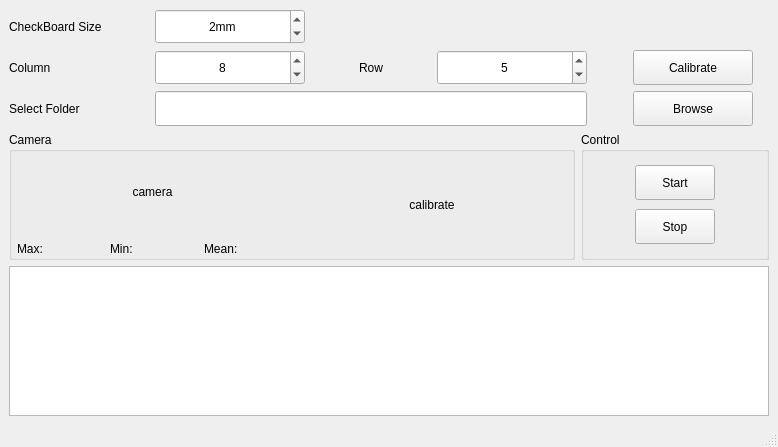
<?xml version="1.0" encoding="UTF-8"?>
<ui version="4.0">
 <class>MainWindow</class>
 <widget class="QMainWindow" name="MainWindow">
  <property name="geometry">
   <rect>
    <x>0</x>
    <y>0</y>
    <width>778</width>
    <height>447</height>
   </rect>
  </property>
  <property name="windowTitle">
   <string>Measure</string>
  </property>
  <property name="windowIcon">
   <iconset resource="icon/ima.qrc">
    <normaloff>:/images/icon.png</normaloff>:/images/icon.png</iconset>
  </property>
  <widget class="QWidget" name="centralwidget">
   <layout class="QVBoxLayout" name="verticalLayout_3">
    <item>
     <layout class="QVBoxLayout" name="verticalLayout_2">
      <item>
       <layout class="QGridLayout" name="gridLayout">
        <item row="2" column="1" colspan="3">
         <widget class="QLineEdit" name="lineEdit_folder">
          <property name="minimumSize">
           <size>
            <width>150</width>
            <height>35</height>
           </size>
          </property>
          <property name="maximumSize">
           <size>
            <width>800</width>
            <height>35</height>
           </size>
          </property>
         </widget>
        </item>
        <item row="1" column="6">
         <spacer name="horizontalSpacer_6">
          <property name="orientation">
           <enum>Qt::Horizontal</enum>
          </property>
          <property name="sizeHint" stdset="0">
           <size>
            <width>200</width>
            <height>20</height>
           </size>
          </property>
         </spacer>
        </item>
        <item row="1" column="1">
         <widget class="QSpinBox" name="spinBox_cbColum">
          <property name="minimumSize">
           <size>
            <width>150</width>
            <height>35</height>
           </size>
          </property>
          <property name="maximumSize">
           <size>
            <width>300</width>
            <height>35</height>
           </size>
          </property>
          <property name="alignment">
           <set>Qt::AlignCenter</set>
          </property>
          <property name="minimum">
           <number>1</number>
          </property>
          <property name="maximum">
           <number>50</number>
          </property>
          <property name="value">
           <number>8</number>
          </property>
         </widget>
        </item>
        <item row="1" column="2">
         <widget class="QLabel" name="label_3">
          <property name="minimumSize">
           <size>
            <width>120</width>
            <height>35</height>
           </size>
          </property>
          <property name="maximumSize">
           <size>
            <width>120</width>
            <height>35</height>
           </size>
          </property>
          <property name="text">
           <string>Row</string>
          </property>
          <property name="alignment">
           <set>Qt::AlignCenter</set>
          </property>
         </widget>
        </item>
        <item row="1" column="0">
         <widget class="QLabel" name="label_2">
          <property name="minimumSize">
           <size>
            <width>120</width>
            <height>35</height>
           </size>
          </property>
          <property name="maximumSize">
           <size>
            <width>120</width>
            <height>35</height>
           </size>
          </property>
          <property name="text">
           <string>Column</string>
          </property>
         </widget>
        </item>
        <item row="1" column="5">
         <widget class="QPushButton" name="btnCalibrate">
          <property name="minimumSize">
           <size>
            <width>120</width>
            <height>35</height>
           </size>
          </property>
          <property name="text">
           <string>Calibrate</string>
          </property>
          <property name="icon">
           <iconset resource="icon/ima.qrc">
            <normaloff>:/images/l.png</normaloff>:/images/l.png</iconset>
          </property>
         </widget>
        </item>
        <item row="2" column="5">
         <widget class="QPushButton" name="btnBrowse">
          <property name="minimumSize">
           <size>
            <width>120</width>
            <height>35</height>
           </size>
          </property>
          <property name="text">
           <string>Browse</string>
          </property>
          <property name="icon">
           <iconset resource="icon/ima.qrc">
            <normaloff>:/images/folder.png</normaloff>:/images/folder.png</iconset>
          </property>
         </widget>
        </item>
        <item row="1" column="4">
         <spacer name="horizontalSpacer_5">
          <property name="orientation">
           <enum>Qt::Horizontal</enum>
          </property>
          <property name="sizeType">
           <enum>QSizePolicy::Fixed</enum>
          </property>
          <property name="sizeHint" stdset="0">
           <size>
            <width>40</width>
            <height>20</height>
           </size>
          </property>
         </spacer>
        </item>
        <item row="0" column="1">
         <widget class="QSpinBox" name="spinBox_cbSize">
          <property name="minimumSize">
           <size>
            <width>150</width>
            <height>35</height>
           </size>
          </property>
          <property name="maximumSize">
           <size>
            <width>300</width>
            <height>35</height>
           </size>
          </property>
          <property name="alignment">
           <set>Qt::AlignCenter</set>
          </property>
          <property name="suffix">
           <string>mm</string>
          </property>
          <property name="prefix">
           <string/>
          </property>
          <property name="value">
           <number>2</number>
          </property>
         </widget>
        </item>
        <item row="0" column="0">
         <widget class="QLabel" name="label">
          <property name="minimumSize">
           <size>
            <width>140</width>
            <height>35</height>
           </size>
          </property>
          <property name="maximumSize">
           <size>
            <width>120</width>
            <height>35</height>
           </size>
          </property>
          <property name="text">
           <string>CheckBoard Size</string>
          </property>
         </widget>
        </item>
        <item row="2" column="0">
         <widget class="QLabel" name="label_4">
          <property name="minimumSize">
           <size>
            <width>120</width>
            <height>35</height>
           </size>
          </property>
          <property name="maximumSize">
           <size>
            <width>120</width>
            <height>35</height>
           </size>
          </property>
          <property name="text">
           <string>Select Folder</string>
          </property>
         </widget>
        </item>
        <item row="1" column="3">
         <widget class="QSpinBox" name="spinBox_cbRow">
          <property name="minimumSize">
           <size>
            <width>150</width>
            <height>35</height>
           </size>
          </property>
          <property name="maximumSize">
           <size>
            <width>300</width>
            <height>35</height>
           </size>
          </property>
          <property name="alignment">
           <set>Qt::AlignCenter</set>
          </property>
          <property name="minimum">
           <number>1</number>
          </property>
          <property name="maximum">
           <number>50</number>
          </property>
          <property name="value">
           <number>5</number>
          </property>
         </widget>
        </item>
       </layout>
      </item>
      <item>
       <layout class="QHBoxLayout" name="horizontalLayout" stretch="6,2">
        <item>
         <widget class="QGroupBox" name="groupBox">
          <property name="title">
           <string>Camera</string>
          </property>
          <layout class="QHBoxLayout" name="horizontalLayout_6">
           <property name="spacing">
            <number>9</number>
           </property>
           <property name="leftMargin">
            <number>5</number>
           </property>
           <property name="topMargin">
            <number>0</number>
           </property>
           <property name="rightMargin">
            <number>5</number>
           </property>
           <property name="bottomMargin">
            <number>0</number>
           </property>
           <item>
            <layout class="QHBoxLayout" name="horizontalLayout_5">
             <item>
              <layout class="QVBoxLayout" name="verticalLayout_4" stretch="5,1">
               <item>
                <widget class="QLabel" name="label_5">
                 <property name="text">
                  <string>camera</string>
                 </property>
                 <property name="alignment">
                  <set>Qt::AlignCenter</set>
                 </property>
                </widget>
               </item>
               <item>
                <layout class="QHBoxLayout" name="horizontalLayout_2">
                 <item>
                  <widget class="QLabel" name="label_6">
                   <property name="text">
                    <string>Max:</string>
                   </property>
                  </widget>
                 </item>
                 <item>
                  <widget class="QLabel" name="label_8">
                   <property name="text">
                    <string>Min:</string>
                   </property>
                  </widget>
                 </item>
                 <item>
                  <widget class="QLabel" name="label_9">
                   <property name="text">
                    <string>Mean:</string>
                   </property>
                  </widget>
                 </item>
                </layout>
               </item>
              </layout>
             </item>
             <item>
              <widget class="QLabel" name="label_7">
               <property name="text">
                <string>calibrate</string>
               </property>
               <property name="alignment">
                <set>Qt::AlignCenter</set>
               </property>
              </widget>
             </item>
            </layout>
           </item>
          </layout>
         </widget>
        </item>
        <item>
         <widget class="QGroupBox" name="groupBox_2">
          <property name="title">
           <string>Control</string>
          </property>
          <layout class="QVBoxLayout" name="verticalLayout_5">
           <item>
            <layout class="QVBoxLayout" name="verticalLayout">
             <item>
              <spacer name="verticalSpacer">
               <property name="orientation">
                <enum>Qt::Vertical</enum>
               </property>
               <property name="sizeHint" stdset="0">
                <size>
                 <width>20</width>
                 <height>18</height>
                </size>
               </property>
              </spacer>
             </item>
             <item>
              <layout class="QHBoxLayout" name="horizontalLayout_4">
               <item>
                <spacer name="horizontalSpacer">
                 <property name="orientation">
                  <enum>Qt::Horizontal</enum>
                 </property>
                 <property name="sizeHint" stdset="0">
                  <size>
                   <width>13</width>
                   <height>20</height>
                  </size>
                 </property>
                </spacer>
               </item>
               <item>
                <widget class="QPushButton" name="btnStart">
                 <property name="minimumSize">
                  <size>
                   <width>80</width>
                   <height>35</height>
                  </size>
                 </property>
                 <property name="text">
                  <string>Start</string>
                 </property>
                 <property name="icon">
                  <iconset resource="icon/ima.qrc">
                   <normaloff>:/images/start.png</normaloff>:/images/start.png</iconset>
                 </property>
                </widget>
               </item>
               <item>
                <spacer name="horizontalSpacer_2">
                 <property name="orientation">
                  <enum>Qt::Horizontal</enum>
                 </property>
                 <property name="sizeHint" stdset="0">
                  <size>
                   <width>13</width>
                   <height>20</height>
                  </size>
                 </property>
                </spacer>
               </item>
              </layout>
             </item>
             <item>
              <spacer name="verticalSpacer_2">
               <property name="orientation">
                <enum>Qt::Vertical</enum>
               </property>
               <property name="sizeHint" stdset="0">
                <size>
                 <width>20</width>
                 <height>18</height>
                </size>
               </property>
              </spacer>
             </item>
             <item>
              <layout class="QHBoxLayout" name="horizontalLayout_3">
               <item>
                <spacer name="horizontalSpacer_4">
                 <property name="orientation">
                  <enum>Qt::Horizontal</enum>
                 </property>
                 <property name="sizeHint" stdset="0">
                  <size>
                   <width>13</width>
                   <height>20</height>
                  </size>
                 </property>
                </spacer>
               </item>
               <item>
                <widget class="QPushButton" name="btnStop">
                 <property name="minimumSize">
                  <size>
                   <width>80</width>
                   <height>35</height>
                  </size>
                 </property>
                 <property name="text">
                  <string>Stop</string>
                 </property>
                 <property name="icon">
                  <iconset resource="icon/ima.qrc">
                   <normaloff>:/images/stop(1).png</normaloff>:/images/stop(1).png</iconset>
                 </property>
                </widget>
               </item>
               <item>
                <spacer name="horizontalSpacer_3">
                 <property name="orientation">
                  <enum>Qt::Horizontal</enum>
                 </property>
                 <property name="sizeHint" stdset="0">
                  <size>
                   <width>13</width>
                   <height>20</height>
                  </size>
                 </property>
                </spacer>
               </item>
              </layout>
             </item>
             <item>
              <spacer name="verticalSpacer_3">
               <property name="orientation">
                <enum>Qt::Vertical</enum>
               </property>
               <property name="sizeHint" stdset="0">
                <size>
                 <width>20</width>
                 <height>18</height>
                </size>
               </property>
              </spacer>
             </item>
            </layout>
           </item>
          </layout>
         </widget>
        </item>
       </layout>
      </item>
     </layout>
    </item>
    <item>
     <widget class="QPlainTextEdit" name="plainTextEdit"/>
    </item>
   </layout>
  </widget>
  <widget class="QMenuBar" name="menubar">
   <property name="geometry">
    <rect>
     <x>0</x>
     <y>0</y>
     <width>778</width>
     <height>22</height>
    </rect>
   </property>
  </widget>
  <widget class="QStatusBar" name="statusbar"/>
 </widget>
 <resources>
  <include location="icon/ima.qrc"/>
 </resources>
 <connections/>
</ui>
